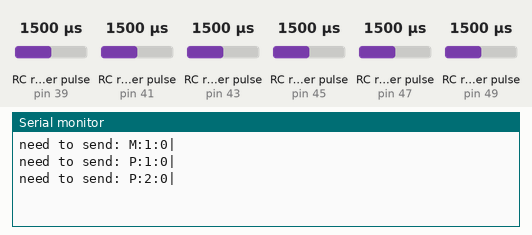
This sketch was run on a simulated Arduino Mega 2560, built with avr-gcc and run on an emulated ATmega2560. Parts: the last lines printed to the serial monitor. Wiring (inferred from the names in the program): 6 × RC receiver channel: data pin 39 / data pin 41 / data pin 43 / data pin 45 / data pin 47 / data pin 49. The inputs (shaded band) are chosen by the test bench; at power-on: RC receiver pulse (sensors on pin 43, pin 39, pin 41, pin 45, pin 47, pin 49) 1500 µs.

Above: at 1.2 s.
1.3 s: RC receiver pulse (sensor on pin 43) set to 1020 µs
At 2.0 s:
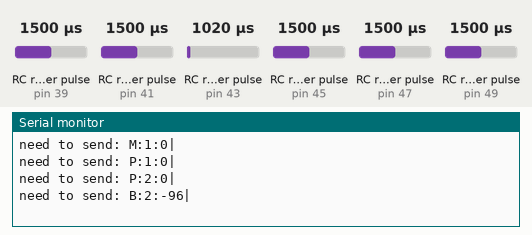
2.8 s: RC receiver pulse (sensor on pin 39) set to 1020 µs
At 3.1 s:
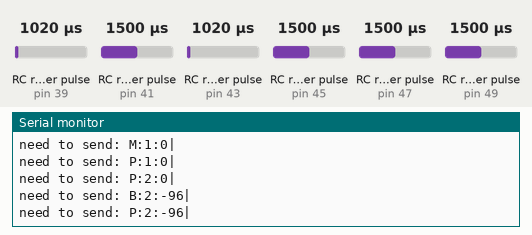
4.3 s: RC receiver pulse (sensor on pin 41) set to 1020 µs
At 4.9 s:
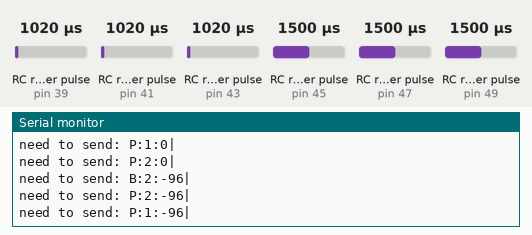
5.8 s: RC receiver pulse (sensor on pin 45) set to 1020 µs
At 7.0 s:
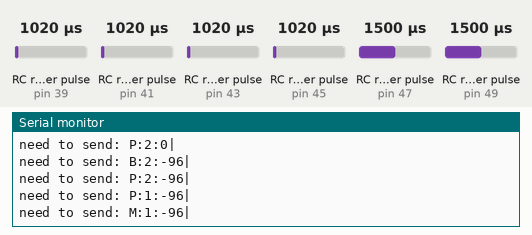
7.3 s: RC receiver pulse (sensor on pin 47) set to 1020 µs
At 8.5 s:
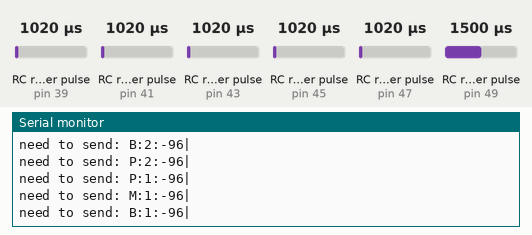
8.8 s: RC receiver pulse (sensor on pin 49) set to 1020 µs
At 9.3 s:
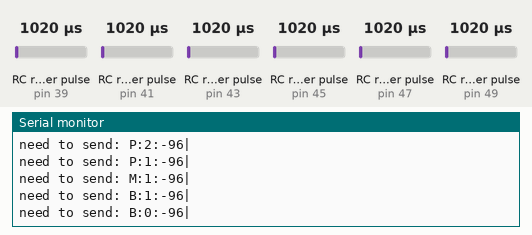

Measured:
- after the input at 1.3 s, the serial monitor: prints a new line after 0.09 s (image 1)
- after the input at 2.8 s, the serial monitor: prints a new line at once (image 2)
- after the input at 4.3 s, the serial monitor: prints a new line after 0.10 s (image 3)
- after the input at 5.8 s, the serial monitor: prints a new line after 0.07 s (image 4)
- after the input at 7.3 s, the serial monitor: prints a new line after 0.05 s (image 5)
- after the input at 8.8 s, the serial monitor: prints a new line at once (image 6)

The sketch:

droid_body.ino
```cpp
#include <SoftwareSerial.h>

// Define Input Connections
#define CH3 53
#define CH4 51
#define CH5 49
#define CH6 47
#define CH7 45
#define CH8 43
#define CH9 41
#define CH10 39

int pinsData [] = {49, 47, 45, 43, 41, 39};
int previousValues [] = {0, 0, -100, 0, 94, 94};
String stringName [] = {"0", "1", "1", "2", "1", "2"};
String typeReceptor [] = {"B", "B", "M", "B", "P", "P"};
int differenceArray = 2;

int ch3Value;
int ch4Value;
bool ch5Value;
bool ch6Value;
int ch7Value;
bool ch8Value;
int ch9Value;
int ch10Value;


// Read the number of a specified channel and convert to the range provided.
// If the channel is off, return the default value
int readChannel(int channelInput, int minLimit, int maxLimit, int defaultValue){
  int ch = pulseIn(channelInput, HIGH, 30000);
  if (ch < 100) return defaultValue;
  return map(ch, 1000, 2000, minLimit, maxLimit);
}


// Read the switch channel and return a boolean value
bool readSwitch(byte channelInput, bool defaultValue){
  int intDefaultValue = (defaultValue)? 100: 0;
  int ch = readChannel(channelInput, 0, 100, intDefaultValue);
  return (ch > 50);
}

void setup() {
  // Set up serial monitor
  Serial.begin(9600);
  Serial1.begin(1000000);

  // Set all pins as inputs
  pinMode(CH3, INPUT);
  pinMode(CH4, INPUT);
  pinMode(CH5, INPUT);
  pinMode(CH6, INPUT);
  pinMode(CH7, INPUT);
  pinMode(CH8, INPUT);
  pinMode(CH9, INPUT);
  pinMode(CH10, INPUT);

}

void loop() {
  for(int i = 0 ; i < sizeof(pinsData) / sizeof(pinsData[0]); i++ ){
    int newValue = readChannel(pinsData[i], -100, 100, 0);
    if(newValue < previousValues[i] - 5 || newValue > previousValues[i] + 5) {
      previousValues[i] = newValue;
      String valueUpdate = String( typeReceptor[i] + ':' +stringName[i] + ':' + newValue + '|');
      Serial.print("need to send: ");
      Serial.println(valueUpdate.c_str());
      Serial1.write(valueUpdate.c_str());
      Serial1.flush();
      //delay(1000);
    }
  }
}
```
